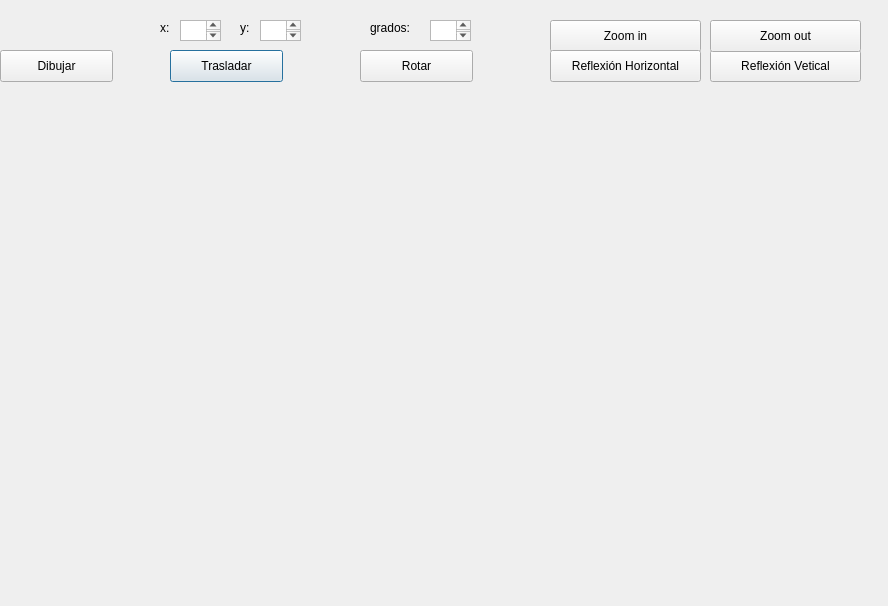
<?xml version="1.0" encoding="UTF-8"?>
<ui version="4.0">
 <class>Dialog</class>
 <widget class="QDialog" name="Dialog">
  <property name="geometry">
   <rect>
    <x>0</x>
    <y>0</y>
    <width>888</width>
    <height>606</height>
   </rect>
  </property>
  <property name="windowTitle">
   <string>Dialog</string>
  </property>
  <widget class="QLabel" name="label_4">
   <property name="geometry">
    <rect>
     <x>240</x>
     <y>20</y>
     <width>51</width>
     <height>16</height>
    </rect>
   </property>
   <property name="text">
    <string>y:</string>
   </property>
  </widget>
  <widget class="QTextEdit" name="boxXinicio">
   <property name="geometry">
    <rect>
     <x>180</x>
     <y>20</y>
     <width>41</width>
     <height>21</height>
    </rect>
   </property>
  </widget>
  <widget class="QPushButton" name="pushButton_2">
   <property name="geometry">
    <rect>
     <x>170</x>
     <y>50</y>
     <width>113</width>
     <height>32</height>
    </rect>
   </property>
   <property name="text">
    <string>Trasladar</string>
   </property>
  </widget>
  <widget class="QPushButton" name="pushButton_5">
   <property name="geometry">
    <rect>
     <x>550</x>
     <y>20</y>
     <width>151</width>
     <height>32</height>
    </rect>
   </property>
   <property name="text">
    <string>Zoom in</string>
   </property>
  </widget>
  <widget class="QTextEdit" name="boxYinicio">
   <property name="geometry">
    <rect>
     <x>260</x>
     <y>20</y>
     <width>41</width>
     <height>21</height>
    </rect>
   </property>
  </widget>
  <widget class="QLabel" name="label_3">
   <property name="geometry">
    <rect>
     <x>160</x>
     <y>20</y>
     <width>41</width>
     <height>16</height>
    </rect>
   </property>
   <property name="text">
    <string>x:</string>
   </property>
  </widget>
  <widget class="QLabel" name="label_5">
   <property name="geometry">
    <rect>
     <x>370</x>
     <y>20</y>
     <width>51</width>
     <height>16</height>
    </rect>
   </property>
   <property name="text">
    <string>grados:</string>
   </property>
  </widget>
  <widget class="QPushButton" name="pushButton">
   <property name="geometry">
    <rect>
     <x>0</x>
     <y>50</y>
     <width>113</width>
     <height>32</height>
    </rect>
   </property>
   <property name="text">
    <string>Dibujar</string>
   </property>
  </widget>
  <widget class="QPushButton" name="pushButton_7">
   <property name="geometry">
    <rect>
     <x>710</x>
     <y>50</y>
     <width>151</width>
     <height>32</height>
    </rect>
   </property>
   <property name="text">
    <string>Reflexión Vetical</string>
   </property>
  </widget>
  <widget class="QPushButton" name="pushButton_4">
   <property name="geometry">
    <rect>
     <x>710</x>
     <y>20</y>
     <width>151</width>
     <height>32</height>
    </rect>
   </property>
   <property name="text">
    <string>Zoom out</string>
   </property>
  </widget>
  <widget class="QPushButton" name="pushButton_3">
   <property name="geometry">
    <rect>
     <x>360</x>
     <y>50</y>
     <width>113</width>
     <height>32</height>
    </rect>
   </property>
   <property name="text">
    <string>Rotar</string>
   </property>
  </widget>
  <widget class="QPushButton" name="pushButton_6">
   <property name="geometry">
    <rect>
     <x>550</x>
     <y>50</y>
     <width>151</width>
     <height>32</height>
    </rect>
   </property>
   <property name="text">
    <string>Reflexión Horizontal</string>
   </property>
  </widget>
  <widget class="QTextEdit" name="boxGrados">
   <property name="geometry">
    <rect>
     <x>430</x>
     <y>20</y>
     <width>41</width>
     <height>21</height>
    </rect>
   </property>
  </widget>
 </widget>
 <resources/>
 <connections/>
</ui>
